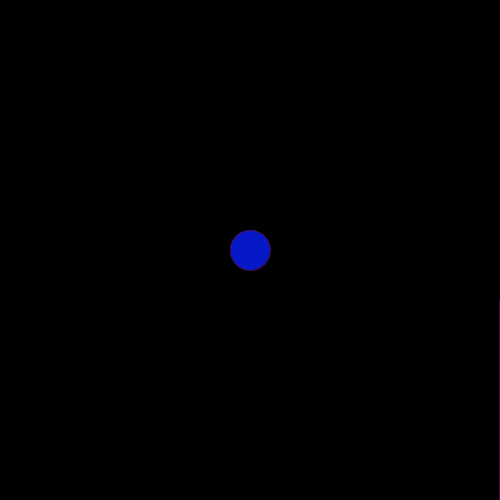
Frame 1 (no input)
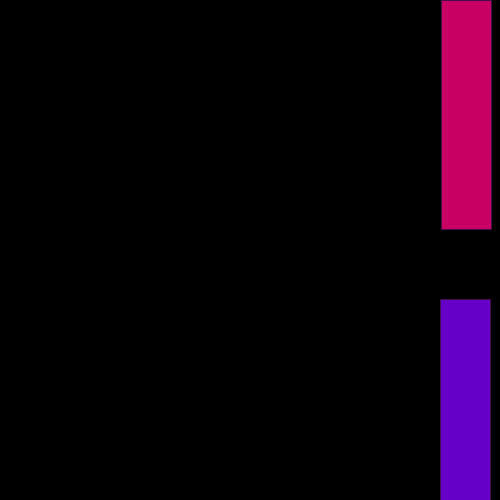
Frame 60 (the mouse pressed at the canvas centre just before this capture)
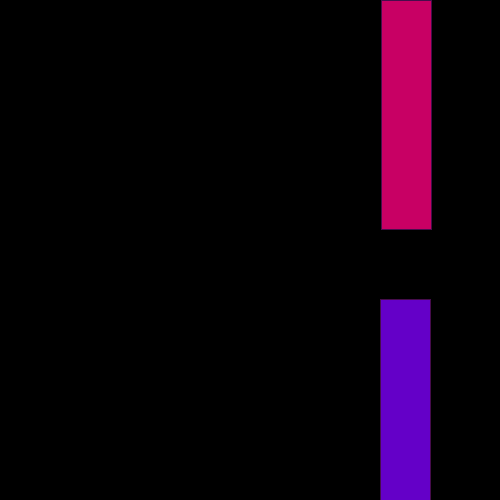
Frame 120 (the mouse held since frame 60 and released just before this capture)

The Processing sketch that drew these frames (run headless with seeded random() and noise(); from frame 60 on, the mouse is pressed at the canvas centre):

// Processing sketch: FlappyBird
// ── FlappyBird.pde
  float x = 250;
  float y = 250;
  float gravity = 0.5;
  float birdYVelocity = 0;
  float pipeXPosition = 500;
  int upperPipeHeight = (int) random(100, 300);
  float upperY = 0;
  float pipeGap= 70;
  float lowerY = upperY + upperPipeHeight + pipeGap;
  float birdY = y;
  float birdX = x;
  float lowerPipeTop = lowerY;
  float pipeX = pipeXPosition;
  float pipeWidth = 50;


void setup(){
  size(500, 500);
}


void draw(){
  
  background(0, 0, 0); 
  fill(7, 24, 200);
stroke(70, 13, 76);
ellipse(x, y, 40, 40);

fill(200, 0, 100);
rect(pipeXPosition, upperY, 50, upperPipeHeight);

y += birdYVelocity;
birdYVelocity += gravity;

pipeXPosition = pipeXPosition - 1;

teleportPipes();

 if(pipeXPosition <= -50){
  upperPipeHeight = (int) random(100, 300);
  lowerY = upperY + upperPipeHeight + pipeGap;
}
  
  fill(100, 0, 200);
  rect(pipeXPosition, lowerY, 50, 500 - lowerY);
  
  teleportPipes();
  
  if(intersectsPipes()){
    
  }
  
}
  
  boolean intersectsPipes() { 
     if (birdY < upperPipeHeight && birdX > pipeX && birdX < (pipeX+pipeWidth)){
          return true; }
     else if (birdY>lowerPipeTop && birdX > pipeX && birdX < (pipeX+pipeWidth)) {
          return true; }
     else { return false; }

}

void mousePressed(){
    birdYVelocity = -15;
}

void teleportPipes(){
  if(pipeXPosition < -50){
    pipeXPosition += 500;
  }
}
